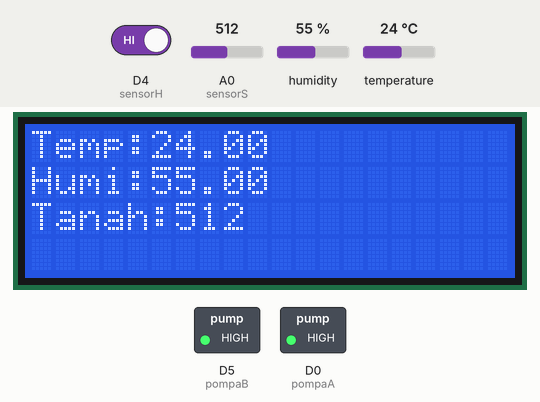
This sketch was run on a simulated ESP8266 (NodeMCU). On the bench: 20×4 character LCD, switched loads named in the sketch (green lamp = pin HIGH). Dashed ring = blinking. The inputs (shaded band) are chosen by the test bench; at power-on: A0 (sensorS) = 512, humidity 55 %, temperature 24 °C, D4 (sensorH) HIGH. WiFi joins after 1.5 s; servers stay silent unless stated.

Above: at 3.0 s.
3.1 s: A0 (sensorS) set to 481
At 3.5 s:
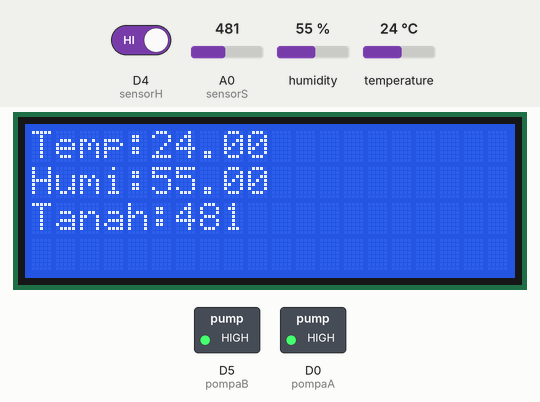
9.1 s: humidity set to 22 %
At 11.4 s:
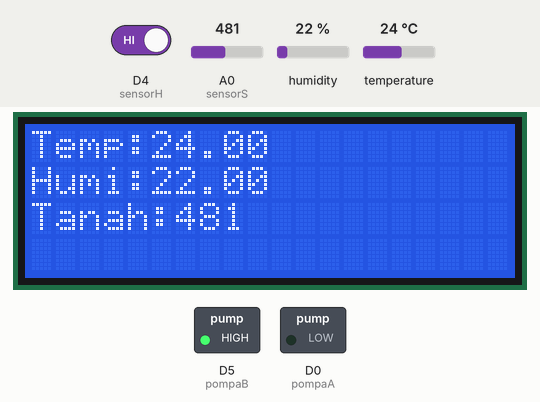
15.1 s: temperature set to 12 °C
At 16.7 s:
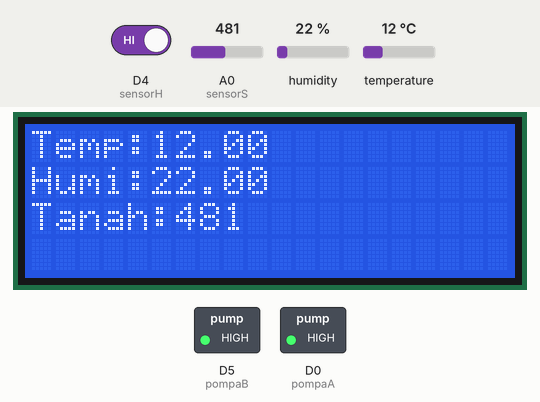
21.1 s: A0 (sensorS) set to 510
At 21.9 s:
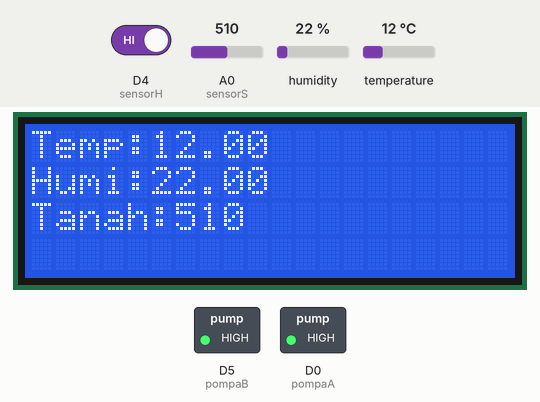
22.6 s: humidity set to 40 %
At 25.3 s:
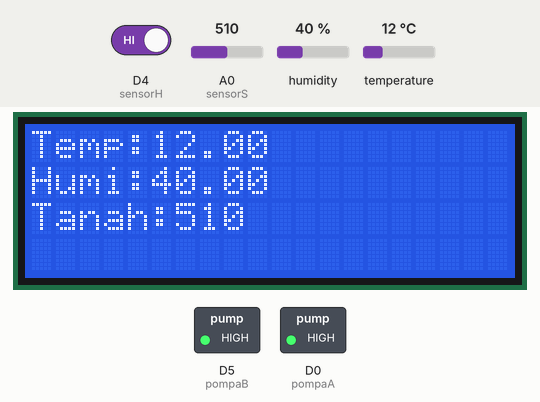
25.9 s: A0 (sensorS) set to 490
At 27.3 s:
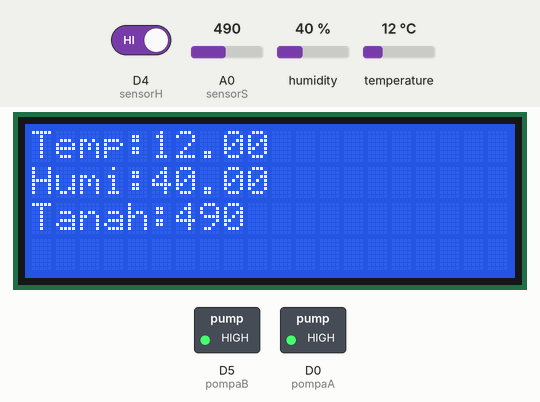
Timing chart, 0 to 28.4 s (numbered marks = the images above; inputs shaded):
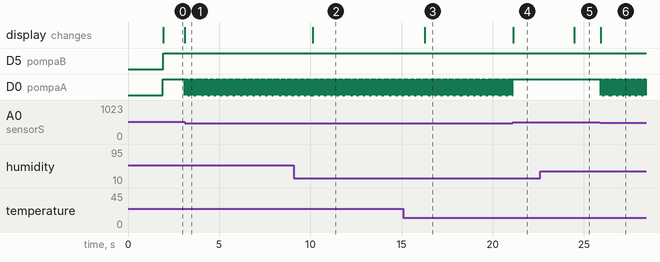

Measured:
- the behaviour switches between 500 and 499 on A0 (sensorS) (found by bisection; images 0 and 1)
- after the input at 3.1 s, D0 (pompaA): alternates HIGH for 0.02 s and LOW for 0.01 s, starting at once; the display: changes at once (image 1)
- after the input at 9.1 s, the display: changes after 1.0 s (image 2)
- after the input at 15.1 s, the display: changes after 1.2 s (image 3)
- after the input at 21.1 s, D0 (pompaA): stops changing and stays HIGH; the display: changes at once (image 4)
- after the input at 22.6 s, the display: changes after 1.9 s (image 5)
- after the input at 25.9 s, D0 (pompaA): alternates HIGH for 0.02 s and LOW for 0.01 s, starting at once; the display: changes at once (image 6)

The sketch:

Plant_Monitoring.ino
```cpp
/* pin D0 = output relay pompa.
    pin A0 = input sensor tanah.
    pin D1&D2 = lcd.
    pin D3 = input dht11.
    pin D4 = input sensor hujan
    pin D5 = output relay pestisida.
    pin D6 = input tombol pull up siram.
    pin D7 = input tombol pull up pestisida. */

#include <ESP8266WiFi.h>
#include <LiquidCrystal_I2C.h>
#include <DHT.h>
#include <BlynkSimpleEsp8266.h>
#define BLYNK_PRINT Serial
#define pompaA 16
#define sensorS A0
#define sensorH 2
#define pompaB 14
#define tombolA 12
#define tombolB 13
int nilaiS=0;
int nilaiH;

DHT dht (D3,DHT11);
LiquidCrystal_I2C lcd(0x27,20,4);
const char* auth="NSnbtlmDD_eExb4nyi7470GcCUcL9OOt12233";
const char* ssid="";
const char* pass="";

BlynkTimer timer;

void setup() {
pinMode(pompaA,OUTPUT);
pinMode(sensorS,INPUT);
pinMode(sensorH,INPUT);
pinMode(pompaB,OUTPUT);
pinMode(tombolA,INPUT);
pinMode(tombolB,INPUT);
lcd.init();
lcd.backlight();
Blynk.begin(auth,ssid,pass);
dht.begin();


}

void pestisida() {
     if(tombolB==LOW) {digitalWrite(pompaB,LOW);}
    else {digitalWrite(pompaB,HIGH);}
}

void siram() {
    nilaiS=analogRead(sensorS);
    if(nilaiS<500) { digitalWrite(pompaA,LOW);}
    else {digitalWrite(pompaA,HIGH);}
    lcd.setCursor(0,2);
    lcd.print("Tanah:");
    lcd.print(nilaiS);

    if(tombolA==LOW) {digitalWrite(pompaA,LOW);}
    else {digitalWrite(pompaA,HIGH);}

}

void hujan() {
    nilaiH=digitalRead(sensorH);
    if(nilaiH==LOW) {Blynk.notify("Sedang Hujan");}
}

void suhu() {
float h=dht.readHumidity();
float t=dht.readTemperature();
Blynk.virtualWrite(V0,t);
Blynk.virtualWrite(V1,h);
lcd.setCursor(0,0);
lcd.print("Temp:");
lcd.print(t);
lcd.setCursor(0,1);
lcd.print("Humi:");
lcd.print(h);
}


void loop() {
    Blynk.run();
    timer.run();
    suhu();
    siram();
    hujan();
    pestisida();


}
```
